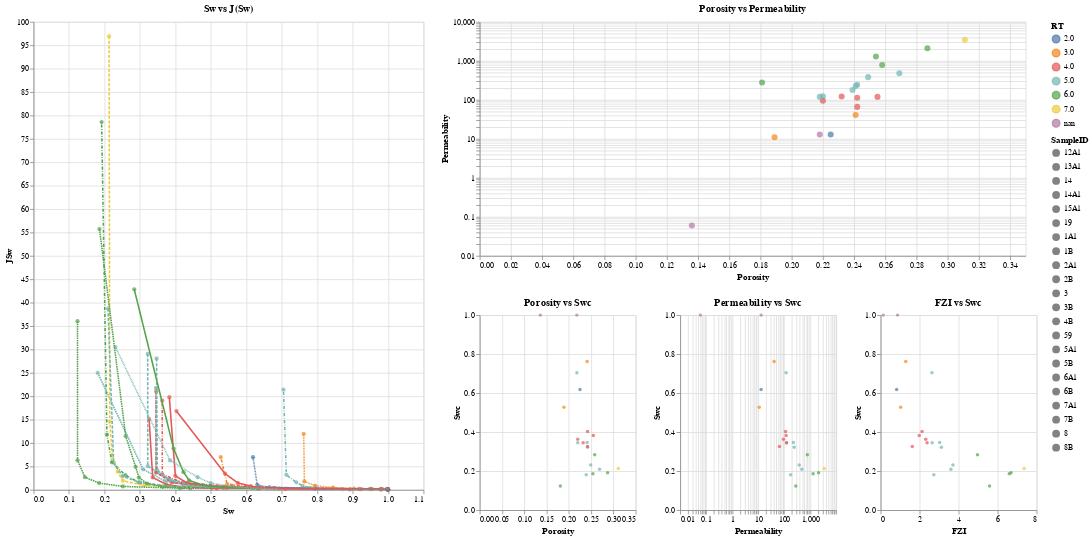

The cell this chart's notebook holds for it:
### Code cell
# brush = alt.selection_interval()
group = alt.selection_multi(encodings=["color"],on="mouseover")

jsw = alt.Chart(merge).mark_line(clip=True).encode(
    alt.X("Sw:Q",scale=alt.Scale(domain=(0,1.1))),
    alt.Y("JSw:Q",scale=alt.Scale(domain=(0,100))),
    color="RT:N",
    tooltip=["SampleID","PcRes"],
    strokeDash='SampleID:N'
).properties(
    height=600,
    width=500,
    title="Sw vs J(Sw)").transform_filter(group)

sw_por = alt.Chart(df_plot).mark_circle(size=20).encode(
    alt.X("Porosity:Q"),
    alt.Y("Swc:Q"),
    color=alt.condition(group,"RT:N",alt.value('lightgray')),
    tooltip=["SampleID","Porosity","Swc"]
).add_selection(group).properties(
    height=250,
    width=200,
    title="Porosity vs Swc")

sw_perm = alt.Chart(df_plot).mark_circle(size=20).encode(
    alt.X("Permeability:Q",scale=alt.Scale(type='log',base=10,domain=(0.01,10000))),
    alt.Y("Swc:Q"),
    color=alt.condition(group,"RT:N",alt.value('lightgray')),
    tooltip=["SampleID","Permeability","Swc"]
).add_selection(group).properties(
    height=250,
    width=200,
    title="Permeability vs Swc")

sw_fzi = alt.Chart(df_plot).mark_circle(size=20).encode(
    alt.X("FZI:Q"),
    alt.Y("Swc:Q"),
    color=alt.condition(group,"RT:N",alt.value('lightgray')),
    tooltip=["SampleID","FZI","Swc"]
).add_selection(group).properties(
    height=250,
    width=200,
    title="FZI vs Swc")

pp = alt.Chart(df_plot).mark_circle(size=60).encode(
    alt.X("Porosity:Q"),
    alt.Y("Permeability:Q",scale=alt.Scale(type='log',base=10,domain=(0.01,10000))),
    color=alt.condition(group,"RT:N",alt.value('lightgray')),
    tooltip=["SampleID","Porosity","Permeability"]
).add_selection(group).properties(
    height=300,
    width=700,
    title="Porosity vs Permeability")

jsw.mark_circle()+jsw|(pp&(sw_por|sw_perm|sw_fzi))

### Figure 1 — Vega-Lite specification as saved in the notebook (floating-point values rounded to 4 significant figures; data arrays with more than 128 entries replaced by an {"elided": "..."} marker saying what was removed)
{"config": {"view": {"continuousWidth": 400, "continuousHeight": 300}}, "hconcat": [{"layer": [{"mark": "circle", "encoding": {"color": {"field": "RT", "type": "nominal"}, "strokeDash": {"field": "SampleID", "type": "nominal"}, "tooltip": [{"field": "SampleID", "type": "nominal"}, {"field": "PcRes", "type": "quantitative"}], "x": {"field": "Sw", "scale": {"domain": [0, 1.1]}, "type": "quantitative"}, "y": {"field": "JSw", "scale": {"domain": [0, 100]}, "type": "quantitative"}}, "height": 600, "title": "Sw vs J(Sw)", "transform": [{"filter": {"selection": "selector024"}}], "width": 500}, {"mark": {"type": "line", "clip": true}, "encoding": {"color": {"field": "RT", "type": "nominal"}, "strokeDash": {"field": "SampleID", "type": "nominal"}, "tooltip": [{"field": "SampleID", "type": "nominal"}, {"field": "PcRes", "type": "quantitative"}], "x": {"field": "Sw", "scale": {"domain": [0, 1.1]}, "type": "quantitative"}, "y": {"field": "JSw", "scale": {"domain": [0, 100]}, "type": "quantitative"}}, "height": 600, "title": "Sw vs J(Sw)", "transform": [{"filter": {"selection": "selector024"}}], "width": 500}], "data": {"name": "data-2d44d08ce914515b83fb1cecdf1c726d"}}, {"vconcat": [{"mark": {"type": "circle", "size": 60}, "encoding": {"color": {"condition": {"field": "RT", "type": "nominal", "selection": "selector024"}, "value": "lightgray"}, "tooltip": [{"field": "SampleID", "type": "nominal"}, {"field": "Porosity", "type": "quantitative"}, {"field": "Permeability", "type": "quantitative"}], "x": {"field": "Porosity", "type": "quantitative"}, "y": {"field": "Permeability", "scale": {"base": 10, "domain": [0.01, 10000], "type": "log"}, "type": "quantitative"}}, "height": 300, "selection": {"selector024": {"type": "multi", "encodings": ["color"], "on": "mouseover"}}, "title": "Porosity vs Permeability", "width": 700}, {"hconcat": [{"mark": {"type": "circle", "size": 20}, "encoding": {"color": {"condition": {"field": "RT", "type": "nominal", "selection": "selector024"}, "value": "lightgray"}, "tooltip": [{"field": "SampleID", "type": "nominal"}, {"field": "Porosity", "type": "quantitative"}, {"field": "Swc", "type": "quantitative"}], "x": {"field": "Porosity", "type": "quantitative"}, "y": {"field": "Swc", "type": "quantitative"}}, "height": 250, "selection": {"selector024": {"type": "multi", "encodings": ["color"], "on": "mouseover"}}, "title": "Porosity vs Swc", "width": 200}, {"mark": {"type": "circle", "size": 20}, "encoding": {"color": {"condition": {"field": "RT", "type": "nominal", "selection": "selector024"}, "value": "lightgray"}, "tooltip": [{"field": "SampleID", "type": "nominal"}, {"field": "Permeability", "type": "quantitative"}, {"field": "Swc", "type": "quantitative"}], "x": {"field": "Permeability", "scale": {"base": 10, "domain": [0.01, 10000], "type": "log"}, "type": "quantitative"}, "y": {"field": "Swc", "type": "quantitative"}}, "height": 250, "selection": {"selector024": {"type": "multi", "encodings": ["color"], "on": "mouseover"}}, "title": "Permeability vs Swc", "width": 200}, {"mark": {"type": "circle", "size": 20}, "encoding": {"color": {"condition": {"field": "RT", "type": "nominal", "selection": "selector024"}, "value": "lightgray"}, "tooltip": [{"field": "SampleID", "type": "nominal"}, {"field": "FZI", "type": "quantitative"}, {"field": "Swc", "type": "quantitative"}], "x": {"field": "FZI", "type": "quantitative"}, "y": {"field": "Swc", "type": "quantitative"}}, "height": 250, "selection": {"selector024": {"type": "multi", "encodings": ["color"], "on": "mouseover"}}, "title": "FZI vs Swc", "width": 200}]}], "data": {"name": "data-9115bbf0c0e0db3381e6ec6744b31106"}}], "$schema": "https://vega.github.io/schema/vega-lite/v4.17.0.json", "datasets": {"data-2d44d08ce914515b83fb1cecdf1c726d": {"elided": "154 records"}, "data-9115bbf0c0e0db3381e6ec6744b31106": [{"Well": "K-1", "SampleID": "1B", "Depth": 4466.0, "Permeability": 280.0, "Porosity": 0.181, "RT": "6.0", "RQI": 1.235, "PHIZ": 0.221, "FZI": 5.588, "Swc": 0.124}, {"Well": "K-1", "SampleID": "2B", "Depth": 5264.0, "Permeability": 11.0, "Porosity": 0.189, "RT": "3.0", "RQI": 0.2395, "PHIZ": 0.233, "FZI": 1.028, "Swc": 0.528}, {"Well": "K-1", "SampleID": "3B", "Depth": 5271.0, "Permeability": 243.0, "Porosity": 0.242, "RT": "5.0", "RQI": 0.995, "PHIZ": 0.3193, "FZI": 3.117, "Swc": 0.322}, {"Well": "K-1", "SampleID": "4B", "Depth": 5274.0, "Permeability": 178.0, "Porosity": 0.239, "RT": "5.0", "RQI": 0.8569, "PHIZ": 0.3141, "FZI": 2.729, "Swc": 0.181}, {"Well": "K-1", "SampleID": "5B", "Depth": 5302.0, "Permeability": 66.0, "Porosity": 0.242, "RT": "4.0", "RQI": 0.5186, "PHIZ": 0.3193, "FZI": 1.624, "Swc": 0.326}, {"Well": "K-1", "SampleID": "6B", "Depth": 5307.0, "Permeability": 124.0, "Porosity": 0.22, "RT": "5.0", "RQI": 0.7455, "PHIZ": 0.2821, "FZI": 2.643, "Swc": 0.345}, {"Well": "K-1", "SampleID": "7B", "Depth": 5308.0, "Permeability": 95.0, "Porosity": 0.22, "RT": "4.0", "RQI": 0.6525, "PHIZ": 0.2821, "FZI": 2.313, "Swc": 0.363}, {"Well": "K-1", "SampleID": "8B", "Depth": 5312.0, "Permeability": 122.0, "Porosity": 0.232, "RT": "4.0", "RQI": 0.7201, "PHIZ": 0.3021, "FZI": 2.384, "Swc": 0.346}, {"Well": "K-3", "SampleID": "1A1", "Depth": 4060.0, "Permeability": 3480.0, "Porosity": 0.311, "RT": "7.0", "RQI": 3.322, "PHIZ": 0.4514, "FZI": 7.359, "Swc": 0.213}, {"Well": "K-3", "SampleID": "15A1", "Depth": 4562.0, "Permeability": 2110.0, "Porosity": 0.287, "RT": "6.0", "RQI": 2.692, "PHIZ": 0.4025, "FZI": 6.689, "Swc": 0.192}, {"Well": "K-3", "SampleID": "6A1", "Depth": 4278.0, "Permeability": 480.0, "Porosity": 0.269, "RT": "5.0", "RQI": 1.326, "PHIZ": 0.368, "FZI": 3.604, "Swc": 0.21}, {"Well": "K-3", "SampleID": "13A1", "Depth": 4558.0, "Permeability": 226.0, "Porosity": 0.241, "RT": "5.0", "RQI": 0.9616, "PHIZ": 0.3175, "FZI": 3.028, "Swc": 0.347}, {"Well": "K-3", "SampleID": "12A1", "Depth": 4546.0, "Permeability": 119.0, "Porosity": 0.255, "RT": "4.0", "RQI": 0.6783, "PHIZ": 0.3423, "FZI": 1.982, "Swc": 0.383}, {"Well": "K-3", "SampleID": "5A1", "Depth": 4274.0, "Permeability": 119.0, "Porosity": 0.218, "RT": "5.0", "RQI": 0.7336, "PHIZ": 0.2788, "FZI": 2.632, "Swc": 0.705}, {"Well": "K-3", "SampleID": "2A1", "Depth": 4099.0, "Permeability": 41.0, "Porosity": 0.241, "RT": "3.0", "RQI": 0.4096, "PHIZ": 0.3175, "FZI": 1.29, "Swc": 0.762}, {"Well": "K-3", "SampleID": "7A1", "Depth": 4280.0, "Permeability": 13.0, "Porosity": 0.225, "RT": "2.0", "RQI": 0.2387, "PHIZ": 0.2903, "FZI": 0.8221, "Swc": 0.619}, {"Well": "K-3", "SampleID": "14A1", "Depth": 4558.0, "Permeability": 0.06, "Porosity": 0.136, "RT": "nan", "RQI": 0.02086, "PHIZ": 0.1574, "FZI": 0.1325, "Swc": 1.0}, {"Well": "K-5", "SampleID": "3", "Depth": 5377.0, "Permeability": 113.0, "Porosity": 0.242, "RT": "4.0", "RQI": 0.6785, "PHIZ": 0.3193, "FZI": 2.125, "Swc": 0.403}, {"Well": "K-5", "SampleID": "8", "Depth": 5382.0, "Permeability": 13.0, "Porosity": 0.218, "RT": "nan", "RQI": 0.2425, "PHIZ": 0.2788, "FZI": 0.8698, "Swc": 1.0}, {"Well": "K-5", "SampleID": "14", "Depth": 5388.0, "Permeability": 1300.0, "Porosity": 0.254, "RT": "6.0", "RQI": 2.246, "PHIZ": 0.3405, "FZI": 6.598, "Swc": 0.186}, {"Well": "K-5", "SampleID": "19", "Depth": 5393.0, "Permeability": 781.0, "Porosity": 0.258, "RT": "6.0", "RQI": 1.728, "PHIZ": 0.3477, "FZI": 4.969, "Swc": 0.284}, {"Well": "K-5", "SampleID": "59", "Depth": 5433.0, "Permeability": 382.0, "Porosity": 0.249, "RT": "5.0", "RQI": 1.23, "PHIZ": 0.3316, "FZI": 3.709, "Swc": 0.231}]}}
